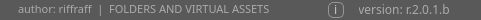
     <widget class="QFrame" name="frame_bottom">
      <property name="minimumSize">
       <size>
        <width>20</width>
        <height>20</height>
       </size>
      </property>
      <property name="maximumSize">
       <size>
        <width>16777215</width>
        <height>20</height>
       </size>
      </property>
      <property name="styleSheet">
       <string notr="true">background-color: rgb(89, 89, 89);</string>
      </property>
      <property name="frameShape">
       <enum>QFrame::NoFrame</enum>
      </property>
      <property name="frameShadow">
       <enum>QFrame::Raised</enum>
      </property>
      <property name="lineWidth">
       <number>0</number>
      </property>
      <layout class="QHBoxLayout" name="horizontalLayout_10">
       <property name="spacing">
        <number>0</number>
       </property>
       <property name="leftMargin">
        <number>0</number>
       </property>
       <property name="topMargin">
        <number>0</number>
       </property>
       <property name="rightMargin">
        <number>5</number>
       </property>
       <property name="bottomMargin">
        <number>0</number>
       </property>
       <item>
        <widget class="QFrame" name="frame_author">
         <property name="maximumSize">
          <size>
           <width>300</width>
           <height>16777215</height>
          </size>
         </property>
         <property name="styleSheet">
          <string notr="true"/>
         </property>
         <property name="frameShape">
          <enum>QFrame::NoFrame</enum>
         </property>
         <property name="frameShadow">
          <enum>QFrame::Raised</enum>
         </property>
         <layout class="QHBoxLayout" name="horizontalLayout_4">
          <property name="spacing">
           <number>0</number>
          </property>
          <property name="leftMargin">
           <number>15</number>
          </property>
          <property name="topMargin">
           <number>0</number>
          </property>
          <property name="rightMargin">
           <number>15</number>
          </property>
          <property name="bottomMargin">
           <number>0</number>
          </property>
          <item>
           <widget class="QLabel" name="label_author">
            <property name="font">
             <font>
              <family>Bahnschrift</family>
              <pointsize>8</pointsize>
             </font>
            </property>
            <property name="autoFillBackground">
             <bool>false</bool>
            </property>
            <property name="styleSheet">
             <string notr="true">color: rgb(171, 171, 171);
padding-bottom:2px;</string>
            </property>
            <property name="text">
             <string>author: riffraff  |  FOLDERS AND VIRTUAL ASSETS</string>
            </property>
            <property name="scaledContents">
             <bool>false</bool>
            </property>
            <property name="alignment">
             <set>Qt::AlignLeading|Qt::AlignLeft|Qt::AlignVCenter</set>
            </property>
            <property name="wordWrap">
             <bool>false</bool>
            </property>
           </widget>
          </item>
         </layout>
        </widget>
       </item>
       <item>
        <widget class="QFrame" name="frame_info">
         <property name="minimumSize">
          <size>
           <width>0</width>
           <height>20</height>
          </size>
         </property>
         <property name="maximumSize">
          <size>
           <width>16777215</width>
           <height>20</height>
          </size>
         </property>
         <property name="styleSheet">
          <string notr="true"/>
         </property>
         <property name="frameShape">
          <enum>QFrame::NoFrame</enum>
         </property>
         <property name="frameShadow">
          <enum>QFrame::Raised</enum>
         </property>
         <layout class="QHBoxLayout" name="horizontalLayout_11">
          <property name="spacing">
           <number>0</number>
          </property>
          <property name="leftMargin">
           <number>0</number>
          </property>
          <property name="topMargin">
           <number>0</number>
          </property>
          <property name="rightMargin">
           <number>0</number>
          </property>
          <property name="bottomMargin">
           <number>0</number>
          </property>
          <item>
           <spacer name="horizontalSpacer_3">
            <property name="orientation">
             <enum>Qt::Horizontal</enum>
            </property>
            <property name="sizeHint" stdset="0">
             <size>
              <width>40</width>
              <height>20</height>
             </size>
            </property>
           </spacer>
          </item>
          <item>
           <widget class="QLabel" name="info_btn">
            <property name="minimumSize">
             <size>
              <width>16</width>
              <height>16</height>
             </size>
            </property>
            <property name="maximumSize">
             <size>
              <width>20</width>
              <height>16</height>
             </size>
            </property>
            <property name="font">
             <font>
              <family>Arial</family>
             </font>
            </property>
            <property name="styleSheet">
             <string notr="true">#info_btn {
    border:1px solid rgb(150,150,150);
    border-radius: 5px;
    color: rgb(200, 200, 200);
	padding-right:3px;
	text-weight:75;
}

#info_btn:hover {
    border: 1px solid rgb(255,255,255);
    border-radius: 5px;
    color: rgb(89, 89, 89);
}
</string>
            </property>
            <property name="text">
             <string>i</string>
            </property>
            <property name="alignment">
             <set>Qt::AlignRight|Qt::AlignTrailing|Qt::AlignVCenter</set>
            </property>
           </widget>
          </item>
         </layout>
        </widget>
       </item>
       <item>
        <widget class="QFrame" name="frame_version">
         <property name="maximumSize">
          <size>
           <width>120</width>
           <height>16777215</height>
          </size>
         </property>
         <property name="styleSheet">
          <string notr="true"/>
         </property>
         <property name="frameShape">
          <enum>QFrame::NoFrame</enum>
         </property>
         <property name="frameShadow">
          <enum>QFrame::Raised</enum>
         </property>
         <layout class="QHBoxLayout" name="horizontalLayout_8">
          <property name="spacing">
           <number>0</number>
          </property>
          <property name="leftMargin">
           <number>15</number>
          </property>
          <property name="topMargin">
           <number>0</number>
          </property>
          <property name="rightMargin">
           <number>15</number>
          </property>
          <property name="bottomMargin">
           <number>0</number>
          </property>
          <item>
           <widget class="QLabel" name="label_version">
            <property name="font">
             <font>
              <family>Bahnschrift</family>
              <pointsize>9</pointsize>
             </font>
            </property>
            <property name="autoFillBackground">
             <bool>false</bool>
            </property>
            <property name="styleSheet">
             <string notr="true">color: rgb(171, 171, 171);
padding-bottom:2px;</string>
            </property>
            <property name="text">
             <string>version: r.2.0.1.b</string>
            </property>
            <property name="scaledContents">
             <bool>false</bool>
            </property>
            <property name="alignment">
             <set>Qt::AlignCenter</set>
            </property>
            <property name="wordWrap">
             <bool>false</bool>
            </property>
           </widget>
          </item>
         </layout>
        </widget>
       </item>
       <item>
        <widget class="QFrame" name="frame_grip_size">
         <property name="minimumSize">
          <size>
           <width>12</width>
           <height>12</height>
          </size>
         </property>
         <property name="maximumSize">
          <size>
           <width>12</width>
           <height>12</height>
          </size>
         </property>
         <property name="styleSheet">
          <string notr="true">#frame_grip_size {
  border-image: url(:/icon_grip/images/cil-size-grip.png) 0 0 0 0 stretch stretch;
  background-repeat: no-repeat;  
  background-position: center;

}

#frame_grip_size:hover {
	background-color : rgb(100,100,100);
	color: rgb(200,200,200);
}

#frame_grip_size:pressed {
	background-color : rgb(85,85,85);
	color: rgb(200,200,200);
}</string>
         </property>
         <property name="frameShape">
          <enum>QFrame::NoFrame</enum>
         </property>
         <property name="frameShadow">
          <enum>QFrame::Raised</enum>
         </property>
        </widget>
       </item>
      </layout>
     </widget>
